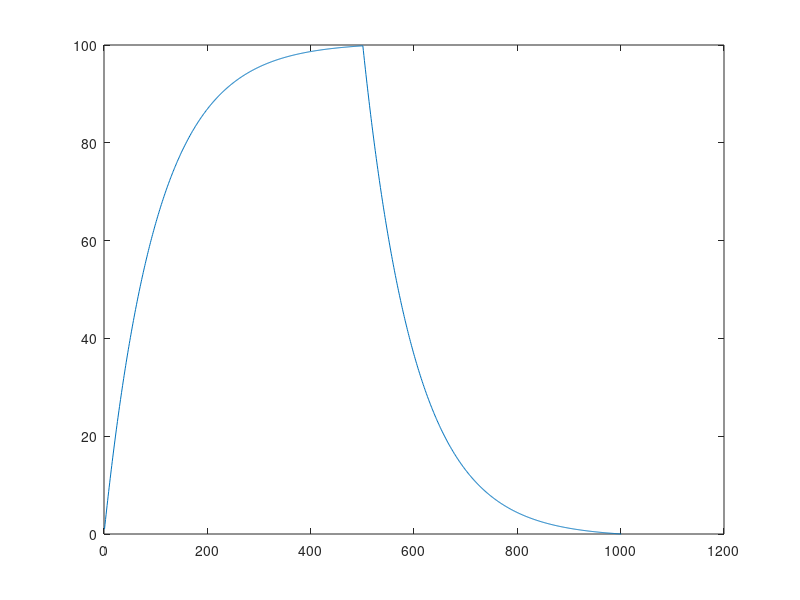

Recreate this plot in MATLAB.
t = 0:0.01:5;             % Time vector

x = exp(-t);              % Exponential signal

h = ones(size(t));        % Unit signal

y = conv(x,h);            % Convolution

plot(y);                  % Plot result
title('Continuous Convolution');






% Best Exam Version (Combined Operation)
% -----------------------------------------------------------

t = 0:0.01:5;

x = exp(-t);
h = ones(size(t));

plot(conv(x,h));




% Exam Memory Trick
